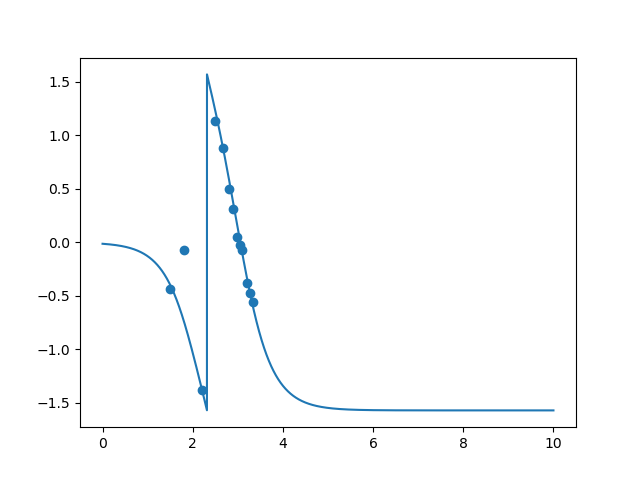

Source code (Python):
import matplotlib.pyplot as plt 
import numpy as np 
import math 
import csv 

x = list()
y = list()
i = 0
RC = 1e4*216*1e-9
with open("data_3.csv", "r") as file:
    for line in csv.reader(file):
        if (i == 0):
            i = 1
            continue
        x.append(math.log10(2*math.pi*float(line[0])))
        y.append(-np.atan(np.tan(2 * np.pi * float(line[0]) * float(line[2]) * 1e-6)))
plt.scatter(x, y)
t = np.linspace(0, 10, 10000)
#plt.plot(t, -np.atan((3 * np.power(10, t) * RC)/(1 - 3 * RC ** 2 * np.power(10, 2*t) - np.power(10, 3*t) * RC **3)))
plt.plot(t, -np.atan((6 * np.power(10, t) * RC - (np.power(10, t) * RC)**3)/(1 - 5 * (np.power(10, t) * RC) ** 2)))
plt.savefig("phase_3.png")
plt.show()
